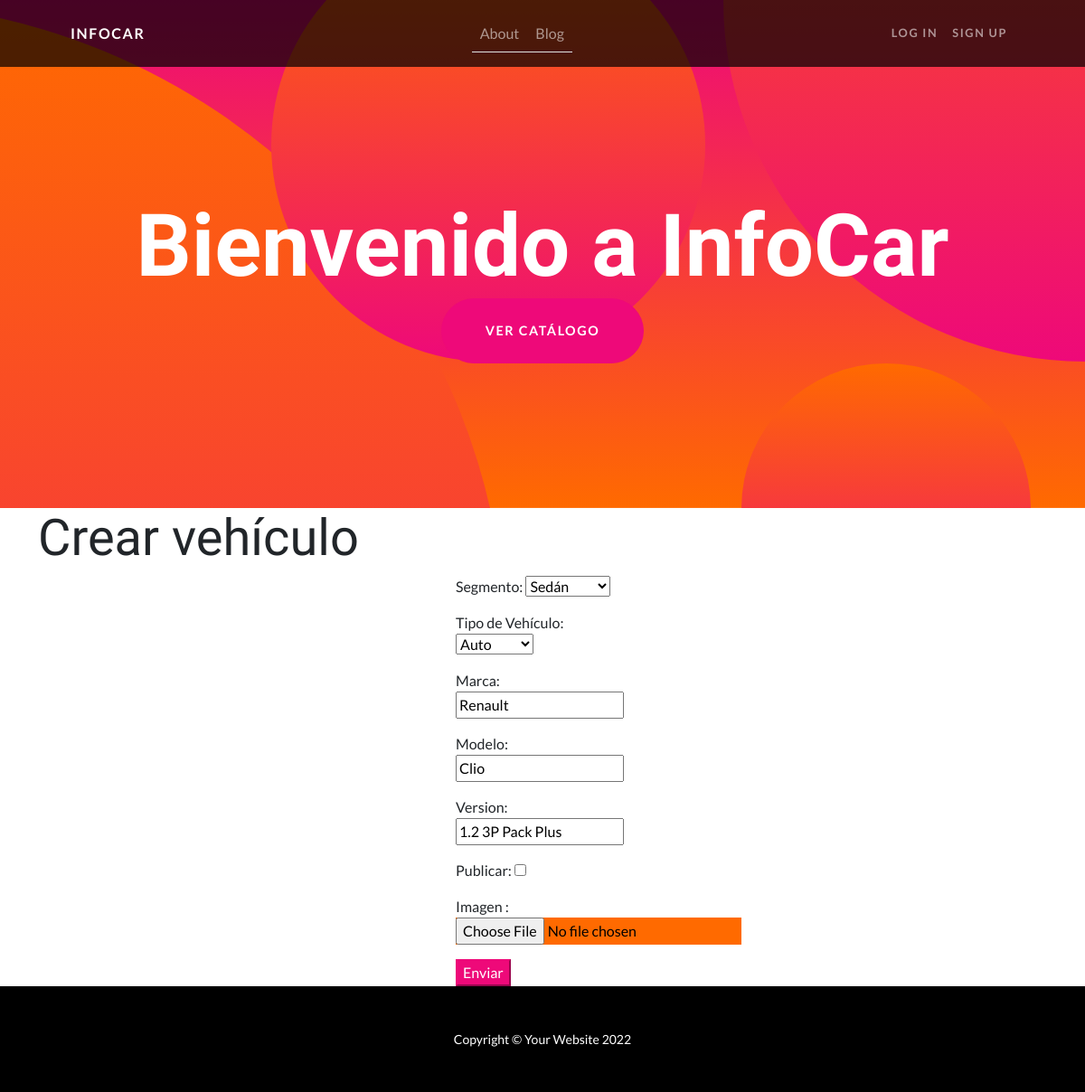
Screenshot of /app-coder/editarVO/2 with the database file from the repository.
### AppCoder/models.py (models this page shows)
class Vehiculo(models.Model):
    marca=models.CharField(max_length=150)
    modelo=models.CharField(max_length=150)
    version = models.CharField(max_length=150)
    idTipoVehiculo = models.ForeignKey(TipoVehiculo, on_delete=models.CASCADE)
    idSegmento=models.ForeignKey(Segmento,on_delete=models.CASCADE)
    publicar= models.BooleanField(default=False)
    imagenVO = models.ImageField(upload_to='VOImagenes', null=True, blank=True)
    def __str__(self):
        return f'{self.marca} - {self.modelo}  - {self.version} - {self.idTipoVehiculo} -{self.idSegmento} -{self.publicar} -{self.imagenVO}'

### AppCoder/views.py (the view)
# urls.py: path('editarVO/<int:id>', editar_VO, name="EditarVO"),
def editar_VO(request,id):
    vehiculo = Vehiculo.objects.get(id=id)
    print(f'este es el VO {vehiculo}')
    if request.method == 'POST':
        miFormulario = VehiculoFormulario(request.POST, request.FILES)
        if miFormulario.is_valid():
            data = miFormulario.cleaned_data
            vehiculo.idSegmento=data["idSegmento"]
            vehiculo.idTipoVehiculo=data["idTipoVehiculo"]
            vehiculo.marca = data["marca"]
            vehiculo.modelo = data["modelo"]
            vehiculo.version=data["version"]
            vehiculo.publicar=data["publicar"]
            vehiculo.imagenVO=data["imagenVO"]
            vehiculo.save()
            print(f'vehiculo guardado {vehiculo}')
            return HttpResponseRedirect('/app-coder/listaVehiculo/')
        return render(request, "inicio.html", {"mensaje": 'No es posible modificarlo'} )
    else:
        miFormulario = VehiculoFormulario(initial={
            "marca": vehiculo.marca,
            "modelo": vehiculo.modelo,
            "version": vehiculo.version,
            "idSegmento": vehiculo.idSegmento,
            "idTipoVehiculo": vehiculo.idTipoVehiculo,
            "publicar": vehiculo.publicar,
            "ImagenVO": vehiculo.imagenVO
        })
        return render(request, "editarVO.html", {"miFormulario": miFormulario, "id": vehiculo.id})

### AppCoder/forms.py
class VehiculoFormulario(forms.Form):
    idSegmento = forms.ModelChoiceField(label="Segmento", queryset=Segmento.objects.all())
    idTipoVehiculo= forms.ModelChoiceField(label="Tipo de Vehículo:", queryset=TipoVehiculo.objects.all())
    marca = forms.CharField(max_length=150)
    modelo=forms.CharField(max_length=150)
    version=forms.CharField(max_length=150)
    publicar= forms.BooleanField()
    imagenVO=forms.ImageField(label='Imagen :',widget=forms.ClearableFileInput(attrs={'class': 'form-conrtol btn-secondary'}))

### AppCoder/models.py (called while the page is built)
    def __str__(self):
        return f'{self.name}'

    def __str__(self):
        return f'{self.name}'

### AppCoder/templates/editarVO.html
{% extends 'padre.html' %}
{% load static %}
{% block contenidoQueCambia %}
<div class="container-lg">
    <h1 class="display-4">Crear vehículo</h1>
</div>
<div class="row-cols-xl-5">
    <div class="container-xl">
        <div class="container">
        <form class="form-content" action="{% url 'EditarVO' id %}" method="POST" enctype="multipart/form-data">{% csrf_token %}
            {{miFormulario.as_p}}
            <input  class="btn-primary" type="submit" value="Enviar"/>
        </form>
        </div>
    </div>
</div>
{% endblock contenidoQueCambia %}

### rows the page displays
Vehiculo: idSegmento "Sedán", idTipoVehiculo "Auto", marca "Renault", modelo "Clio", version "1.2 3P Pack Plus"
